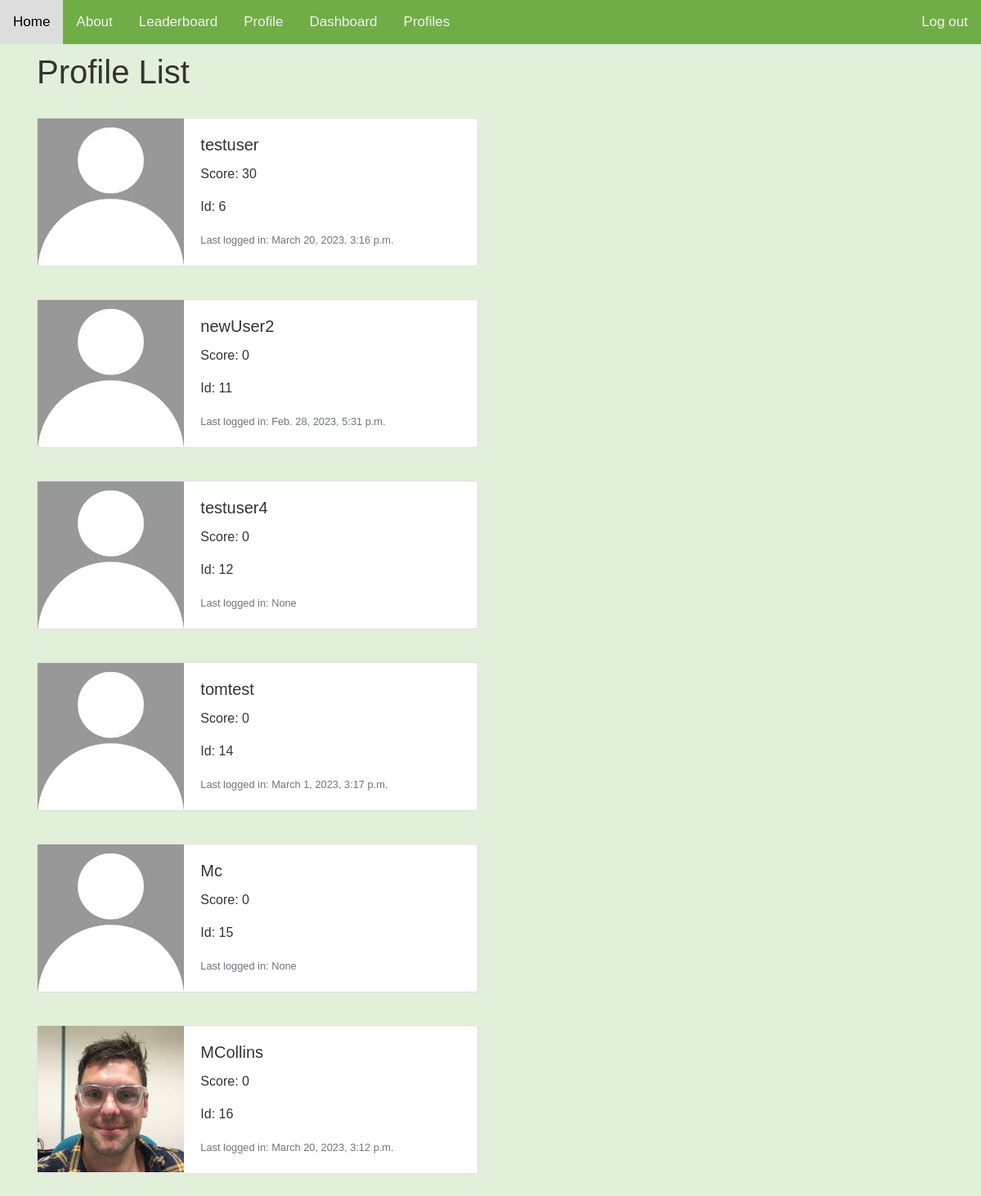
Page /profile_list/ (signed in) on the earlier database version.
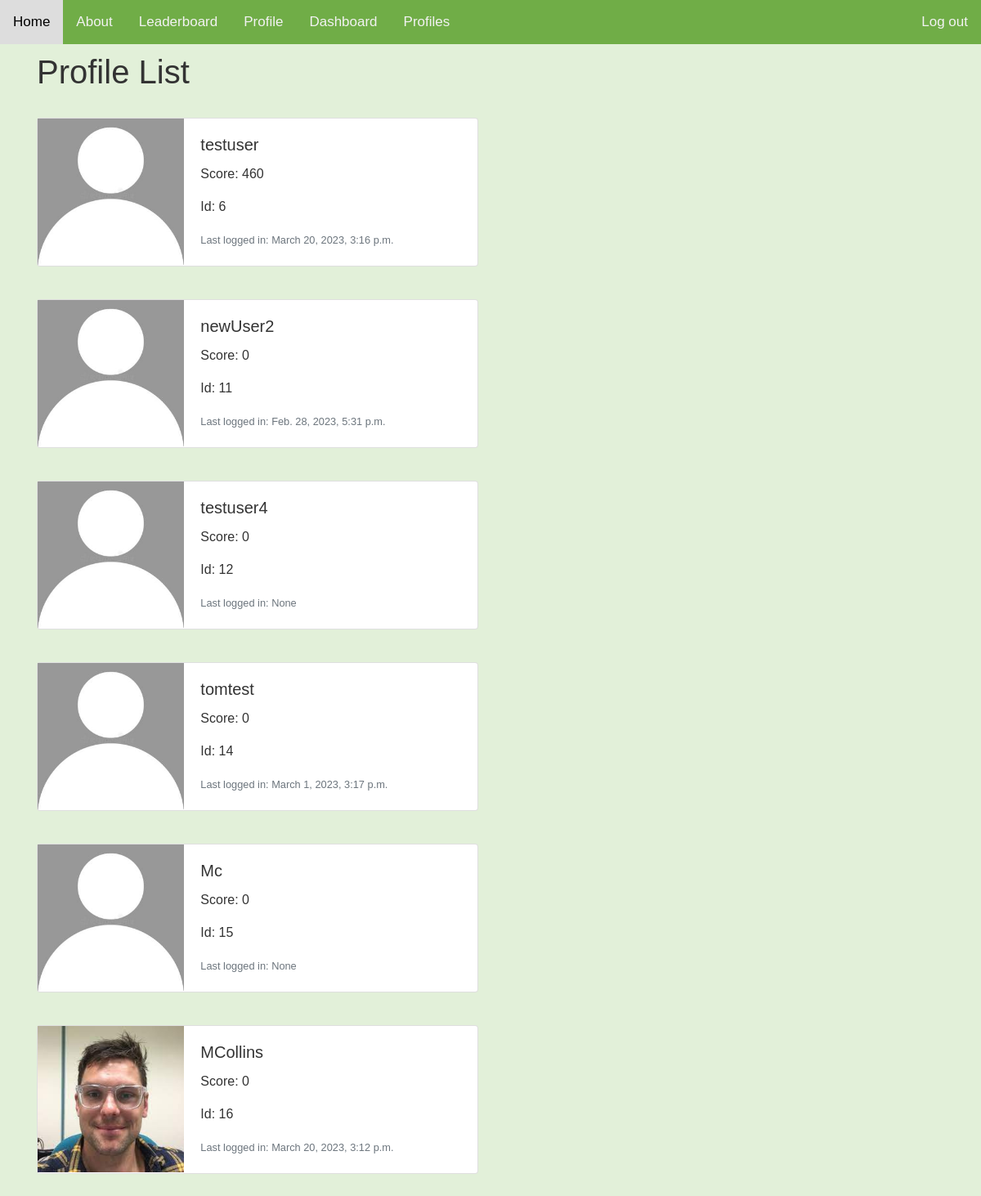
Same page on the later database version.
### users/models.py (models this page shows, shortened)
class Profile(models.Model):
    user = models.OneToOneField(User, on_delete=models.CASCADE)
    image = models.ImageField(default='default.jpg', upload_to='profile_pics')
    score = models.IntegerField(default=0)
    userRank = models.IntegerField(default=0)

### users/views.py (the view)
# urls.py: path('profile_list/', views.profile_list, name='profile_list'),
def profile_list(request):
    if request.user.is_authenticated:
        profiles = Profile.objects.exclude(user=request.user)
        return render(request, 'users/profile_list.html', {'profiles': profiles})
    else:
        messages.warning(request, ("You must be logged in to view this page"))
        return redirect('auth-login')

### users/templates/users/profile_list.html
{% extends "Food_Scanner/base.html" %} {% load static %}{% block content %}
<div style="padding-top: 10px" class="content-section">
    <h1>Profile List</h1>
    <br />
    {% if profiles %} {% for profile in profiles %}
    <div class="card mb-3" style="max-width: 540px;">
        <div class="row no-gutters">
          <div class="col-md-4">
            <img src="{{ profile.image.url }}" class="img-fluid" alt="Profile Pic">
          </div>
          <div class="col-md-8">
            <div class="card-body">
              <h5 class="card-title">{{profile.user.username}}</h5>
              <p class="card-text">Score: {{profile.score}}</p>
              <p class="card-text">Id: {{profile.user_id}}</p>
              <p class="card-text"><small class="text-muted">Last logged in: {{profile.user.last_login}}</small></p>
            </div>
          </div>
        </div>
      </div>
    <br />
    {% endfor %} {% endif %}
</div>
{% endblock content %}

Differences in the rows shown:
changed Profile "testuser": score "30" → "460"
